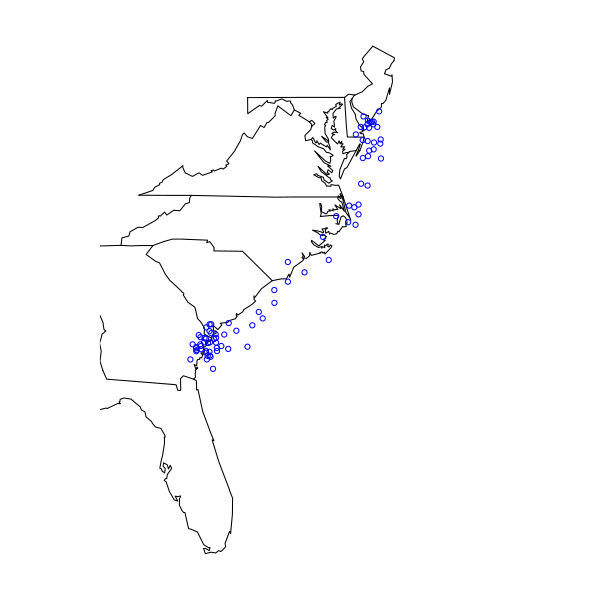

Write the R code that produced this figure.
###################################################
### code chunk number 7: Cs05_badtagfig
###################################################
# load the map package; you have to install it first
library(maps)
# Read in our noisy data (no missing values)
pdat <- loggerheadNoisy # for plotting
turtlename <- "BigMama"
par(mai = c(0, 0, 0, 0), mfrow = c(1, 1))
map("state", region = c(
  "florida", "georgia", "south carolina", "north carolina",
  "virginia", "delaware", "new jersey", "maryland"
), xlim = c(-85, -70))
points(pdat$lon[which(pdat$turtle == turtlename)], pdat$lat[which(pdat$turtle == turtlename)],
  col = "blue", pch = 21, cex = 0.7
)
